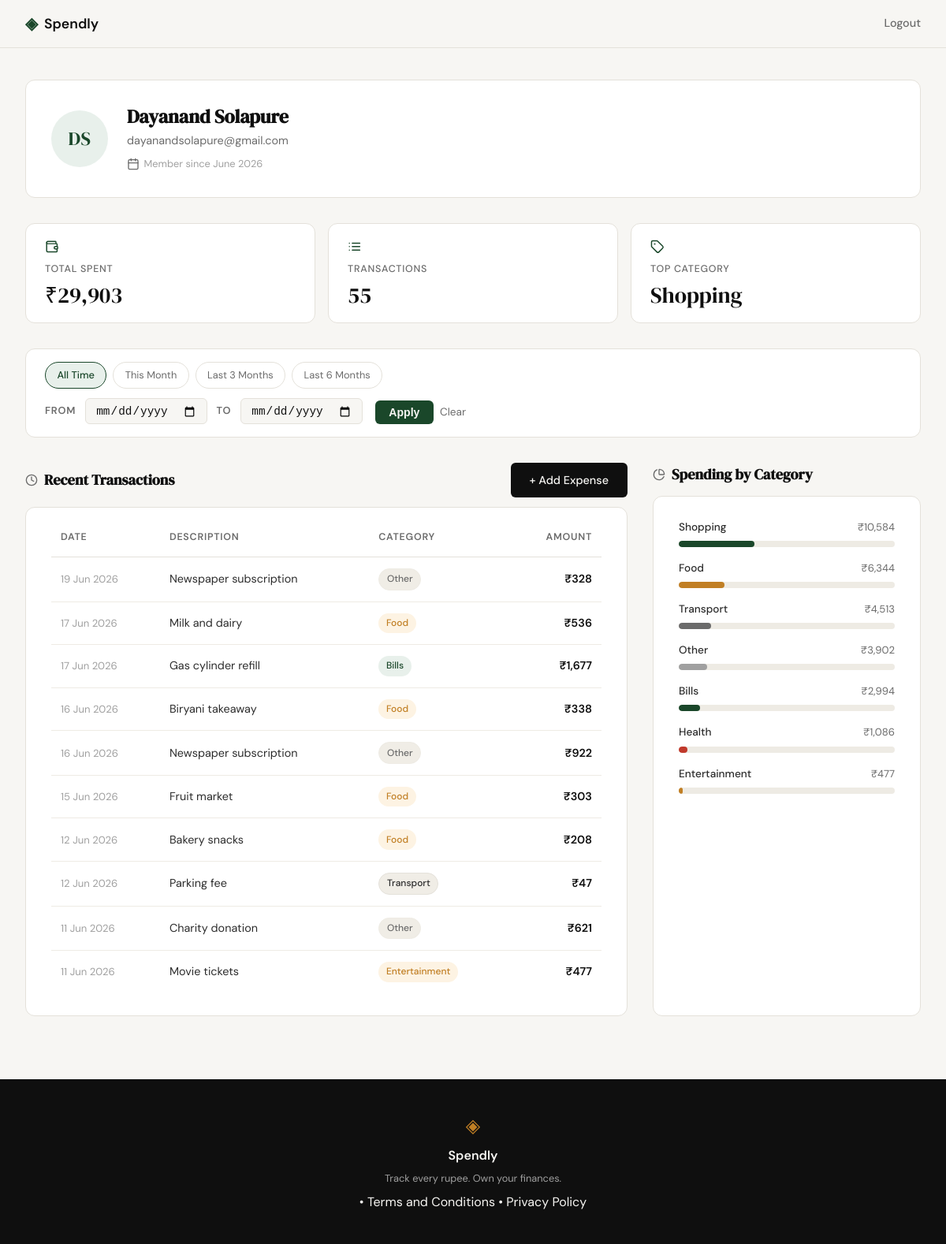
/profile (signed in), run on an earlier commit of the app's database.
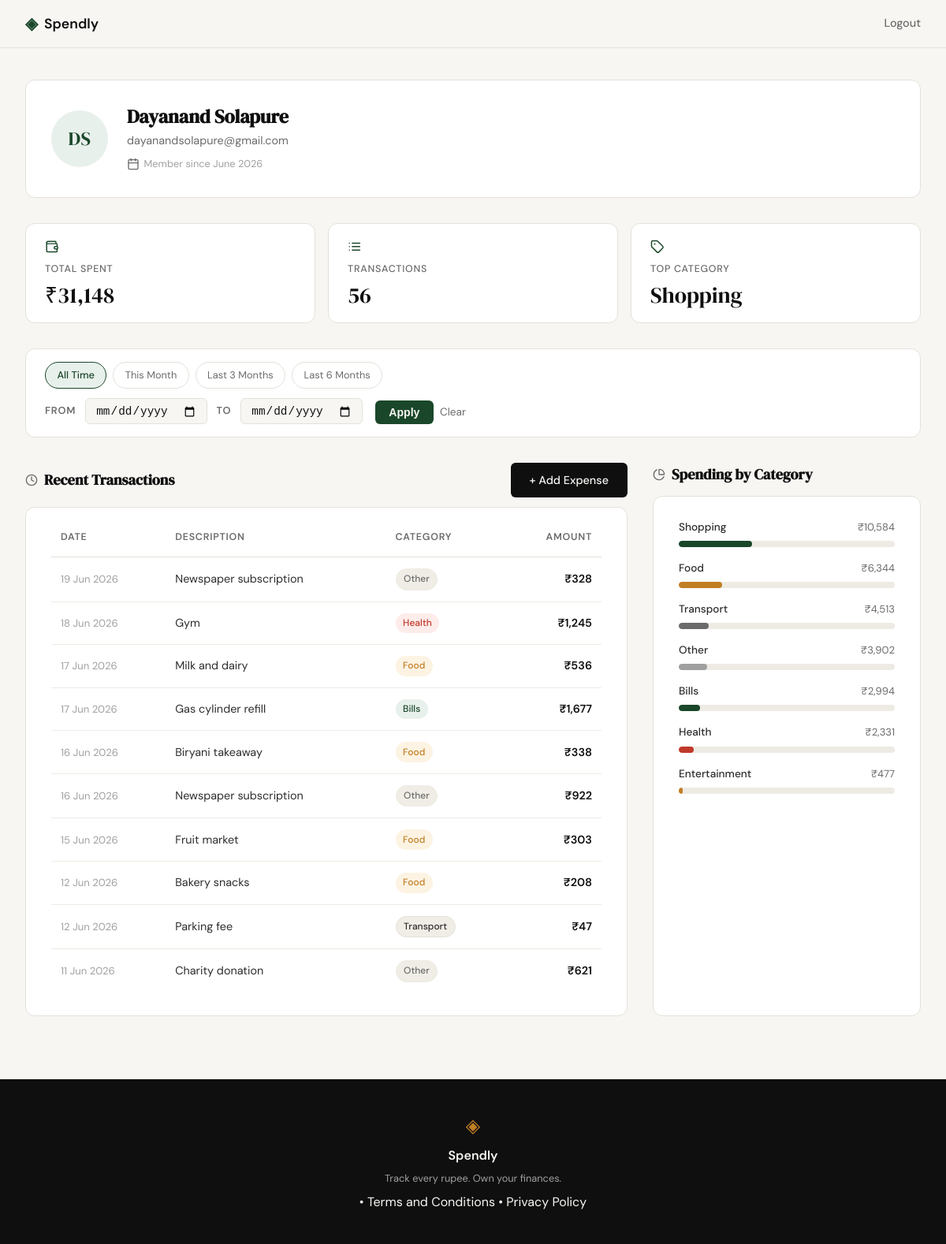
And on a later commit of the database.
### tables this page shows
CREATE TABLE users (
            id            INTEGER PRIMARY KEY AUTOINCREMENT,
            name          TEXT    NOT NULL,
            email         TEXT    UNIQUE NOT NULL,
            password_hash TEXT    NOT NULL,
            created_at    TEXT    DEFAULT (datetime('now'))
        );

CREATE TABLE expenses (
            id          INTEGER PRIMARY KEY AUTOINCREMENT,
            user_id     INTEGER NOT NULL,
            amount      REAL    NOT NULL,
            category    TEXT    NOT NULL,
            date        TEXT    NOT NULL,
            description TEXT,
            created_at  TEXT    DEFAULT (datetime('now')),
            FOREIGN KEY (user_id) REFERENCES users (id)
        );

### app.py (the view)
@app.route("/profile")
def profile():
    if not session.get("user_id"):
        return redirect(url_for("login"))
    db_user = get_user_by_id(session["user_id"])
    if db_user is None:
        session.clear()
        return redirect(url_for("login"))
    user = {
        "name": db_user["name"],
        "email": db_user["email"],
        "member_since": _fmt_member_since(db_user["created_at"]),
    }
    filter_from = request.args.get("from_date", "").strip()
    filter_to = request.args.get("to_date", "").strip()
    filter_error = None
    filter_hint = None
    active_filter = False
    if filter_from and not _DATE_RE.match(filter_from):
        filter_error = "Invalid start date. Use YYYY-MM-DD format."
        filter_from = filter_to = ""
    elif filter_to and not _DATE_RE.match(filter_to):
        filter_error = "Invalid end date. Use YYYY-MM-DD format."
        filter_from = filter_to = ""
    elif bool(filter_from) != bool(filter_to):
        filter_hint = "Please provide both a start and an end date."
        filter_from = filter_to = ""
    elif filter_from and filter_to:
        if filter_from > filter_to:
            filter_error = "Start date must be on or before the end date."
            filter_from = filter_to = ""
        else:
            active_filter = True
    user_id = session["user_id"]
    from_arg = filter_from if active_filter else None
    to_arg = filter_to if active_filter else None
    expenses = get_user_expenses(user_id, from_arg, to_arg)
    stats = get_user_stats(user_id, from_arg, to_arg)
    categories = get_user_categories(user_id, from_arg, to_arg)
    filter_from_display = _fmt_date(filter_from) if active_filter else ""
    filter_to_display = _fmt_date(filter_to) if active_filter else ""
    _today = date.today()
    quick_filters = {
        "This Month":    (_today.replace(day=1).isoformat(), _today.isoformat()),
        "Last 3 Months": ((_today - timedelta(days=90)).isoformat(), _today.isoformat()),
        "Last 6 Months": ((_today - timedelta(days=180)).isoformat(), _today.isoformat()),
    }
    return render_template(
        "profile.html",
        user=user, stats=stats, expenses=expenses, categories=categories,
        filter_from=filter_from, filter_to=filter_to,
        filter_from_display=filter_from_display, filter_to_display=filter_to_display,
        active_filter=active_filter,
        filter_error=filter_error, filter_hint=filter_hint,
        quick_filters=quick_filters,
    )

### app.py (called while the page is built)
@app.after_request
def set_security_headers(response):
    response.headers["X-Content-Type-Options"] = "nosniff"
    response.headers["X-Frame-Options"] = "DENY"
    response.headers["Referrer-Policy"] = "strict-origin-when-cross-origin"
    return response

### database/db.py (called while the page is built)
def get_db():
    conn = sqlite3.connect(DB_PATH)
    conn.row_factory = sqlite3.Row
    conn.execute("PRAGMA foreign_keys = ON")
    return conn

def get_user_by_id(user_id):
    conn = get_db()
    cursor = conn.cursor()
    cursor.execute("SELECT * FROM users WHERE id = ?", (user_id,))
    user = cursor.fetchone()
    conn.close()
    return user

def _fmt_amount(amount_float):
    return f"₹{int(amount_float):,}"

def _fmt_date(date_str):
    dt = datetime.strptime(date_str, "%Y-%m-%d")
    return dt.strftime("%#d %b %Y")

def _fmt_member_since(created_at_str):
    dt = datetime.strptime(created_at_str, "%Y-%m-%d %H:%M:%S")
    return dt.strftime("%B %Y")

def _date_filter(from_date, to_date):
    if from_date and to_date:
        return " AND date BETWEEN ? AND ?", [from_date, to_date]
    return "", []

def get_user_expenses(user_id, from_date=None, to_date=None):
    conn = get_db()
    cursor = conn.cursor()
    date_clause, date_params = _date_filter(from_date, to_date)
    sql = ("SELECT date, description, category, amount FROM expenses "
           "WHERE user_id = ?" + date_clause)
    params = [user_id] + date_params
    sql += " ORDER BY date DESC" if date_clause else " ORDER BY date DESC LIMIT 10"
    cursor.execute(sql, params)
    rows = cursor.fetchall()
    conn.close()
    return [
        {
            "date": _fmt_date(row["date"]),
            "description": row["description"],
            "category": row["category"],
            "amount": _fmt_amount(row["amount"]),
        }
        for row in rows
    ]

### templates/profile.html (shortened to what this page needs)
{% extends "base.html" %}
{% block head %}
<link rel="stylesheet" href="{{ url_for('static', filename='css/profile.css') }}">
{% endblock %}
{% block content %}
<div class="profile-page">
  <div class="profile-inner">
    <section class="profile-hero">
      <div class="profile-avatar">
        <span class="profile-avatar__initials">
          {{ user.name.split()[0][0] }}{{ user.name.split()[-1][0] }}
        </span>
      </div>
      <div class="profile-identity">
        <h1 class="profile-identity__name">{{ user.name }}</h1>
        <p class="profile-identity__email">{{ user.email }}</p>
        <p class="profile-identity__since">
          <i data-lucide="calendar" class="profile-icon"></i>
          Member since {{ user.member_since }}
        </p>
      </div>
    </section>
    <section class="profile-stats">
      <div class="profile-stat-card">
        <i data-lucide="wallet" class="profile-stat-card__icon"></i>
        <span class="profile-stat-card__label">Total Spent</span>
        <span class="profile-stat-card__value">{{ stats.total_spent }}</span>
      </div>
      <div class="profile-stat-card">
        <i data-lucide="list" class="profile-stat-card__icon"></i>
        <span class="profile-stat-card__label">Transactions</span>
        <span class="profile-stat-card__value">{{ stats.transaction_count }}</span>
      </div>
      <div class="profile-stat-card">
        <i data-lucide="tag" class="profile-stat-card__icon"></i>
        <span class="profile-stat-card__label">Top Category</span>
        <span class="profile-stat-card__value">{{ stats.top_category }}</span>
      </div>
    </section>
    <form class="filter-form" method="GET" action="{{ url_for('profile') }}">
      <div class="quick-filter">
        <a href="{{ url_for('profile') }}"
           class="quick-filter__btn {% if not active_filter %}quick-filter__btn--active{% endif %}">
          All Time
        </a>
        {% for label, (from_d, to_d) in quick_filters.items() %}
        <a href="{{ url_for('profile', from_date=from_d, to_date=to_d) }}"
           class="quick-filter__btn {% if filter_from == from_d and filter_to == to_d %}quick-filter__btn--active{% endif %}">
          {{ label }}
        </a>
        {% endfor %}
      </div>
      <div class="filter-form__row">
        <div class="filter-form__fields">
          <label class="filter-form__label" for="from_date">From</label>
          <input class="filter-form__input" type="date" id="from_date"
                 name="from_date" value="{{ filter_from }}">
          <label class="filter-form__label" for="to_date">To</label>
          <input class="filter-form__input" type="date" id="to_date"
                 name="to_date" value="{{ filter_to }}">
        </div>
        <div class="filter-form__actions">
          <button class="filter-form__btn" type="submit">Apply</button>
          {% if not active_filter %}
          <a class="filter-form__clear" href="{{ url_for('profile') }}">Clear</a>
          {% endif %}
        </div>
      </div>
    </form>
    <div class="profile-bottom-grid">
      <section class="profile-section">
        <div class="profile-section__header">
          <h2 class="profile-section__heading">
            <i data-lucide="clock" class="profile-icon"></i>
            Recent Transactions
          </h2>
          <a href="{{ url_for('add_expense_view') }}" class="btn-primary">+ Add Expense</a>
        </div>
        <div class="profile-card">
          <table class="txn-table">
            <thead class="txn-table__head">
              <tr>
                <th class="txn-table__th">Date</th>
                <th class="txn-table__th">Description</th>
                <th class="txn-table__th">Category</th>
                <th class="txn-table__th txn-table__th--right">Amount</th>
              </tr>
            </thead>
            <tbody>
              {% for expense in expenses %}
              <tr class="txn-table__row">
                <td class="txn-table__td txn-table__td--date">{{ expense.date }}</td>
                <td class="txn-table__td">{{ expense.description }}</td>
                <td class="txn-table__td">
                  <span class="cat-badge cat-badge--{{ expense.category | lower | replace(' ', '-') }}">
                    {{ expense.category }}
                  </span>
                </td>
                <td class="txn-table__td txn-table__td--amount">{{ expense.amount }}</td>
              </tr>
              {% endfor %}
            </tbody>
          </table>
        </div>
      </section>
      <section class="profile-section">
        <h2 class="profile-section__heading">
          <i data-lucide="pie-chart" class="profile-icon"></i>
          Spending by Category
        </h2>
        <div class="profile-card profile-card--full-height">
          <div class="cat-breakdown">
            {% for cat in categories %}
            <div class="cat-breakdown__row">
              <div class="cat-breakdown__meta">
                <span class="cat-breakdown__name">{{ cat.name }}</span>
                <span class="cat-breakdown__total">{{ cat.total }}</span>
              </div>
              <div class="cat-breakdown__track">
                <div
                  class="cat-breakdown__fill cat-breakdown__fill--{{ cat.name | lower | replace(' ', '-') }}"
                  style="--bar-pct: {{ cat.pct }}%">
                </div>
              </div>
            </div>
            {% endfor %}
          </div>
        </div>
      </section>
    </div>
  </div>
</div>
{% endblock %}

### templates/base.html (shortened to what this page needs)
<!DOCTYPE html>
<html lang="en">
<head>
    <link rel="stylesheet" href="{{ url_for('static', filename='css/style.css') }}">
    {% block head %}{% endblock %}
</head>
<body>
    <nav class="navbar">
        <div class="nav-inner">
            <a href="{{ url_for('landing') }}" class="nav-brand">
                <span class="brand-icon">◈</span>
                <span class="brand-name">Spendly</span>
            </a>
            <div class="nav-links">
                {% if session.get('user_id') %}
                    <form method="POST" action="{{ url_for('logout') }}">
                        <button type="submit" class="nav-logout-btn">Logout</button>
                    </form>
                {% else %}
                    <a href="{{ url_for('login') }}">Sign in</a>
                    <a href="{{ url_for('register') }}" class="nav-cta">Get started</a>
                {% endif %}
            </div>
        </div>
    </nav>
    <main class="main-content">
        {% block content %}{% endblock %}
    </main>
    <footer class="footer">
        <div class="footer-inner">
            <span class="brand-icon">◈</span>
            <span class="footer-name">Spendly</span>
            <p class="footer-copy">Track every rupee. Own your finances.</p>
            <p class="footer-links">
                &bull;
                <a href="/terms">Terms and Conditions</a>
                &bull;
                <a href="/privacy">Privacy Policy</a>
            </p>
        </div>
    </footer>
</body>
</html>

### static/css/style.css (style rules this page uses)
:root { --ink: #0f0f0f; --ink-soft: #2d2d2d; --ink-muted: #6b6b6b; --ink-faint: #a0a0a0; --paper: #f7f6f3; --paper-warm: #f0ede6; --paper-card: #ffffff; --accent: #1a472a; --accent-light: #e8f0eb; --accent-2: #c17f24; --accent-2-light: #fdf3e3; --danger: #c0392b; --danger-light: #fdecea; --border: #e4e1da; --border-soft: #eeebe4; --font-display: 'DM Serif Display', Georgia, serif; --font-body: 'DM Sans', system-ui, sans-serif; --max-width: 1200px; --auth-width: 440px; --radius-sm: 6px; --radius-md: 12px; --radius-lg: 20px; }
*, *::before, *::after { box-sizing: border-box; margin: 0; padding: 0; }
html { font-size: 16px; scroll-behavior: smooth; }
body { background: var(--paper); color: var(--ink); font-family: var(--font-body); font-size: 1rem; line-height: 1.6; -webkit-font-smoothing: antialiased; }
a { color: inherit; text-decoration: none; }
.navbar { position: sticky; top: 0; z-index: 100; background: var(--paper); border-bottom: 1px solid var(--border); padding: 0 2rem; }
.nav-inner { max-width: var(--max-width); margin: 0 auto; height: 60px; display: flex; align-items: center; justify-content: space-between; }
.nav-brand { display: flex; align-items: center; gap: 0.5rem; font-family: var(--font-body); font-weight: 600; font-size: 1.1rem; color: var(--ink); }
.brand-icon { color: var(--accent); font-size: 1.3rem; }
.brand-name { color: var(--ink); }
.nav-links { display: flex; align-items: center; gap: 1.5rem; font-size: 0.9rem; font-weight: 500; }
.nav-logout-btn { background: none; border: none; padding: 0; font-family: var(--font-body); font-size: 0.9rem; font-weight: 500; color: var(--ink-muted); cursor: pointer; transition: color 0.2s; }
.main-content { min-height: calc(100vh - 60px - 100px); }
.btn-primary { display: inline-block; background: var(--ink); color: var(--paper); padding: 0.65rem 1.5rem; border-radius: var(--radius-sm); font-family: var(--font-body); font-size: 0.9rem; font-weight: 500; cursor: pointer; border: none; transition: background 0.2s; text-decoration: none; }
.footer { background: var(--ink); color: var(--paper); padding: 2.5rem 2rem; text-align: center; }
.footer-inner { display: flex; flex-direction: column; align-items: center; gap: 0.4rem; }
.footer .brand-icon { color: var(--accent-2); font-size: 1.5rem; }
.footer-name { font-weight: 600; font-size: 1rem; }
.footer-copy { font-size: 0.8rem; color: var(--ink-faint); }

What changed in the data, as far as the page shows it:
no longer on this page (row unchanged): expenses: date "11 Jun 2026", description "Movie tickets", category "Entertainment", amount "₹477"
added expenses: date "18 Jun 2026", description "Gym", category "Health", amount "₹1,245"
Also different on the page:
{{ stats.total_spent }}: "₹29,903" → "₹31,148"
{{ stats.transaction_count }}: "55" → "56"
{{ cat.pct }}: 35 → 34 (drawn)
{{ cat.pct }}: 21 → 20 (drawn)
{{ cat.pct }}: 15 → 14 (drawn)
new list line: "Health ₹2,331"
list line gone: "Health ₹1,086"
